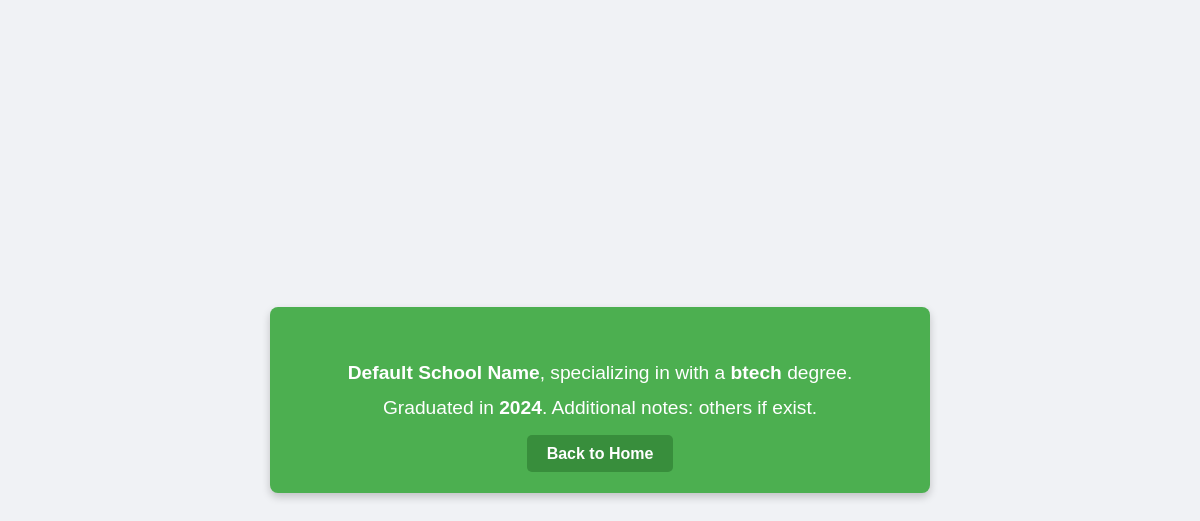
The page /education/2/ on the database its author committed.
### Portfolio_app/models.py (models this page shows, shortened)
class Education(models.Model):
    user = models.ForeignKey(User, on_delete=models.CASCADE)
    school_name = models.CharField(max_length=255, default="Default School Name")
    degree = models.CharField(max_length=255)
    specialization = models.CharField(default="", max_length=255)
    yop = models.IntegerField(default=now().year)
    others = models.TextField(default="others if exist",blank=True,null=True)

### Portfolio_app/views.py (the view)
# urls.py: path('education/<int:pk>/', views.education_details, name='education_details'),
def education_details(request, pk):
    education = get_object_or_404(Education, pk=pk)
    return render(request, 'education_details.html', {'education': education})

### Portfolio_app/Templates/education_details.html (shortened to what this page needs)
<!DOCTYPE html>
<html lang="en">
<head>
</head>
<body>
    <div class="container">
        <div class="education-detail">
            <p>
                <strong>{{ education.school_name }}</strong>, specializing in <strong>{{ education.specialization }}</strong>
                with a <strong>{{ education.degree }}</strong> degree. Graduated in <strong>{{ education.yop }}</strong>.
                Additional notes: {{ education.others }}.
            </p>
        </div>
        <div class="back-link">
            <a href="{% url 'home' %}">Back to Home</a>
        </div>
    </div>
</body>
</html>

### Portfolio_app/Templates/education_details.html (style rules this page uses)
body { font-family: Arial, sans-serif; background-color: #f0f2f5; margin: 0; padding: 0; display: flex; justify-content: center; align-items: center; height: 100vh; }
.container { max-width: 600px; padding: 30px; background-color: #4CAF50; color: white; border-radius: 8px; box-shadow: 0 4px 8px rgba(0, 0, 0, 0.2); text-align: center; }
.education-detail { font-size: 1.2em; line-height: 1.8; }
.back-link { margin-top: 20px; }
.back-link a { text-decoration: none; color: #fff; font-weight: bold; padding: 10px 20px; background-color: #388E3C; border-radius: 5px; transition: background-color 0.3s ease; }

### rows shown on the page
Education: school_name "Default School Name", degree "btech", yop "2024", others "others if exist"
